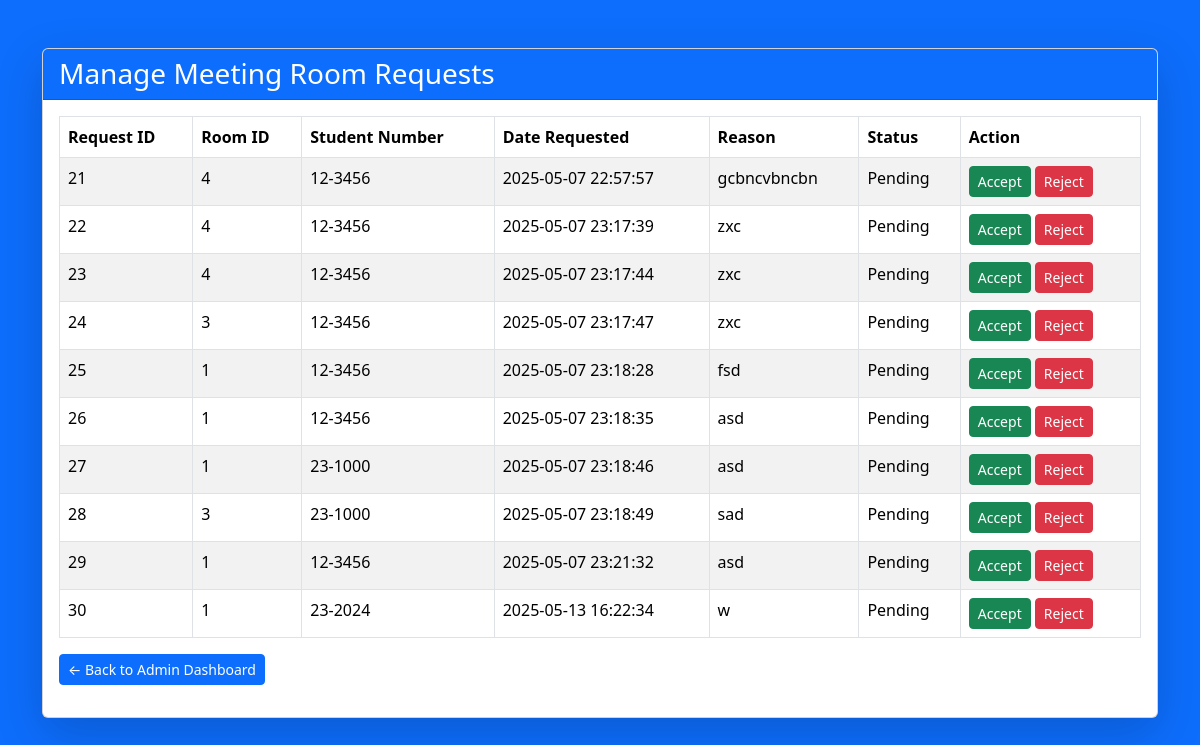
Screenshot of /admin_manage_requests.php with the database file from the repository.
### tables this page shows
CREATE TABLE `mr_requests` (
  `req_id` int(11) NOT NULL,
  `room_id` int(11) NOT NULL,
  `student_number` varchar(20) NOT NULL,
  `date_requested` datetime NOT NULL,
  `reason` longtext NOT NULL,
  `status` enum('Pending','Approved','Rejected','') NOT NULL
);

### admin_manage_requests.php (the view, shortened to what this page needs)
<?php
include('db_connection.php');
$sql = "SELECT * FROM mr_requests WHERE status = 'Pending'";
$result = $conn->query($sql);
?>
<!DOCTYPE html>
<html lang="en">
<head>
    <link href="https://cdn.jsdelivr.net/npm/bootstrap@5.3.3/dist/css/bootstrap.min.css" rel="stylesheet">
</head>
<body>
    <div class="container mt-5">
        <div class="card shadow-lg">
            <div class="card-header bg-primary text-white">
                <h3 class="mb-0">Manage Meeting Room Requests</h3>
            </div>
            <div class="card-body">
                <table class="table table-striped table-bordered">
                    <thead>
                        <tr>
                            <th>Request ID</th>
                            <th>Room ID</th>
                            <th>Student Number</th>
                            <th>Date Requested</th>
                            <th>Reason</th>
                            <th>Status</th>
                            <th>Action</th>
                        </tr>
                    </thead>
                    <tbody>
                        <?php while ($row = $result->fetch_assoc()) : ?>
                            <tr>
                                <td><?php echo $row['req_id']; ?></td>
                                <td><?php echo $row['room_id']; ?></td>
                                <td><?php echo $row['student_number']; ?></td>
                                <td><?php echo $row['date_requested']; ?></td>
                                <td><?php echo htmlspecialchars($row['reason']); ?></td>
                                <td><?php echo $row['status']; ?></td>
                                <td>
                                    <form action="process_request.php" method="POST" style="display:inline;">
                                        <button type="submit" name="action" value="approve" class="btn btn-success btn-sm">Accept</button>
                                        <button type="submit" name="action" value="reject" class="btn btn-danger btn-sm">Reject</button>
                                    </form>
                                </td>
                            </tr>
                        <?php endwhile; ?>
                    </tbody>
                </table>
                <p><a href="admin_dashboard.php" class="btn btn-primary btn-sm">← Back to Admin Dashboard</a></p>
            </div>
        </div>
    </div>
</body>
</html>

### admin_manage_requests.php (style rules this page uses)
body { background-color: #0d6efd; color: white; }

### rows the page displays
mr_requests: req_id "21", room "4", student_number "12-3456", date_requested "2025-05-07 22:57:57", reason "gcbncvbncbn", status "Pending"
mr_requests: req_id "22", room "4", student_number "12-3456", date_requested "2025-05-07 23:17:39", reason "zxc", status "Pending"
mr_requests: req_id "23", room "4", student_number "12-3456", date_requested "2025-05-07 23:17:44", reason "zxc", status "Pending"
mr_requests: req_id "24", room "3", student_number "12-3456", date_requested "2025-05-07 23:17:47", reason "zxc", status "Pending"
mr_requests: req_id "25", room "1", student_number "12-3456", date_requested "2025-05-07 23:18:28", reason "fsd", status "Pending"
mr_requests: req_id "26", room "1", student_number "12-3456", date_requested "2025-05-07 23:18:35", reason "asd", status "Pending"
mr_requests: req_id "27", room "1", student_number "23-1000", date_requested "2025-05-07 23:18:46", reason "asd", status "Pending"
mr_requests: req_id "28", room "3", student_number "23-1000", date_requested "2025-05-07 23:18:49", reason "sad", status "Pending"
mr_requests: req_id "29", room "1", student_number "12-3456", date_requested "2025-05-07 23:21:32", reason "asd", status "Pending"
mr_requests: req_id "30", room "1", student_number "23-2024", date_requested "2025-05-13 16:22:34", reason "w", status "Pending"
